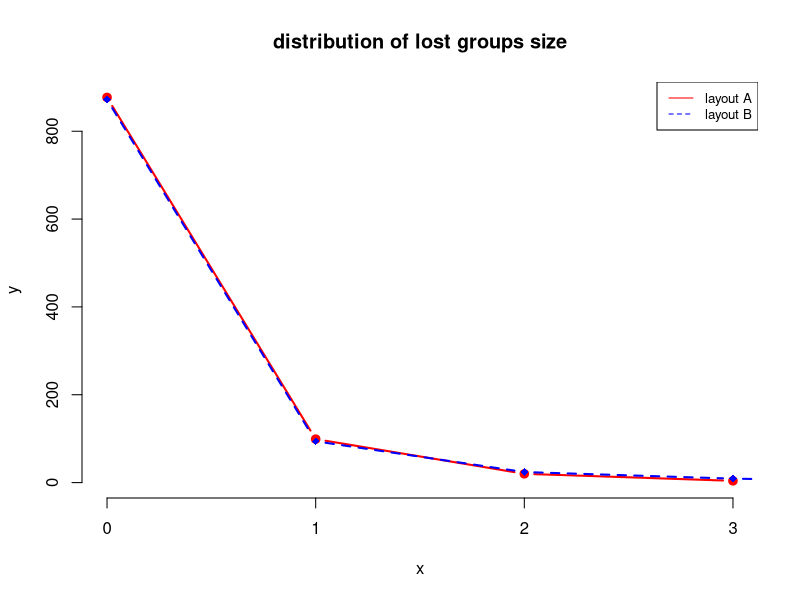

Source code (R):
##### Part 1: Build simulation model
library(dplyr)
time_sample<-function(){
  customer_arrive_time<-0
  i<-1
  while(sum(customer_arrive_time)<300){
    if (sum(customer_arrive_time)>=0 & sum(customer_arrive_time)<60){
        customer_arrive_time[i]<-round(rnorm(1,15,3))}
    if (sum(customer_arrive_time)>=60 & sum(customer_arrive_time)<120){
        customer_arrive_time[i]<-round(rnorm(1,10,3))}
    if (sum(customer_arrive_time)>=120 & sum(customer_arrive_time)<180){
        customer_arrive_time[i]<-round(rnorm(1,5,3))}
    if (sum(customer_arrive_time)>=180 & sum(customer_arrive_time)<240){
        customer_arrive_time[i]<-round(rnorm(1,10,3))}
    if (sum(customer_arrive_time)>=240 & sum(customer_arrive_time)<300){
        customer_arrive_time[i]<-round(rnorm(1,15,3))}
    if (customer_arrive_time[i]<=0){
        customer_arrive_time<-customer_arrive_time[-i]
        i<-i-1}
  i<-i+1}

  customer_arrive_time<-head(customer_arrive_time,-1)
  return(customer_arrive_time)}

time_converse<-function(sample){
  time<-0  
  for (t in 1:length(sample)){
    time[t]<- sum(sample[1:t])}
  return(time)}

search_log1<-function(table_size,start_time){
  for (t in start_time:(start_time+30)){
    if (table_size[t]>0){
      return(t)}
  } 
  return(0)
}



###layout A
layout_A<-function(){
table_2<-0
table_2[1:400]<-table_2
table_4<-21
table_4[1:400]<-table_4
table_6<-3
table_6[1:400]<-table_6

arrive_time<-time_sample()%>%time_converse()
size<-sample(x=c(2:6),size=length(arrive_time),prob=c(0.3,0.1,0.4,0.1,0.1),replace = TRUE)
service_time<-round(runif(length(arrive_time),50,70))



get_table_time<-0
wait_time<-0
for (i in 1:length(arrive_time)){

  if (size[i]<=4){
    t<-search_log1(table_4,arrive_time[i])
    if (t!=0){
      table_4[t:(t+service_time[i])]<-table_4[t:(t+service_time[i])]-1}
  }
  if (size[i]>4&size[i]<=6){
    t<-search_log1(table_6,arrive_time[i])
    if (t!=0){
      table_6[t:(t+service_time[i])]<-table_6[t:(t+service_time[i])]-1}
  }
  get_table_time[i]<-t
  wait_time[i]<-get_table_time[i]-arrive_time[i]
}
df_A_1<-cbind(table_2,table_4,table_6)
df_A<-cbind(size,arrive_time,get_table_time,wait_time)
return(df_A)
}

###layout B
layout_B<-function(){
table_2<-4
table_2[1:400]<-table_2
table_4<-17
table_4[1:400]<-table_4
table_6<-4
table_6[1:400]<-table_6

arrive_time<-time_sample()%>%time_converse()
size<-sample(x=c(2:6),size=length(arrive_time),prob=c(0.3,0.1,0.4,0.1,0.1),replace = TRUE)
service_time<-round(runif(length(arrive_time),50,70))



get_table_time<-0
wait_time<-0
for (i in 1:length(arrive_time)){
  if (size[i]<=2){
    t<-search_log1(table_2,arrive_time[i])
    if (t!=0){
      table_2[t:(t+service_time[i])]<-table_2[t:(t+service_time[i])]-1}
  }
  if (size[i]>2&size[i]<=4){
    t<-search_log1(table_4,arrive_time[i])
    if (t!=0){
      table_4[t:(t+service_time[i])]<-table_4[t:(t+service_time[i])]-1}
  }
  if (size[i]>4&size[i]<=6){
    t<-search_log1(table_6,arrive_time[i])
    if (t!=0){
      table_6[t:(t+service_time[i])]<-table_6[t:(t+service_time[i])]-1}
  }
  get_table_time[i]<-t
  wait_time[i]<-get_table_time[i]-arrive_time[i]
}
df_B_1<-cbind(table_2,table_4,table_6)
df_B<-cbind(size,arrive_time,get_table_time,wait_time)

return(df_B)
}


##### Part 2: Comparison
lost_A<-0
lost_B<-0
for (i in 1:1000){
  result_A<-data.frame(layout_A())
  lost_A[i]<-sum(result_A$get_table_time==0)

  result_B<-data.frame(layout_B())
  lost_B[i]<-sum(result_B$get_table_time==0)
}
sum(lost_A)
sum(lost_B)

plot(table(lost_A),type = "b", frame = FALSE, pch = 19, 
     col = "red", xlab = "x", ylab = "y",main='distribution of lost groups size')
lines(table(lost_B), pch = 18, col = "blue", type = "b", lty = 2)
legend("topright", legend=c("layout A", "layout B"),
       col=c("red", "blue"), lty = 1:2, cex=0.8)

##### Part 3: Profits of the two plans
profit_per_person<-21.5
profit_A<-0
profit_B<-0
for (i in 1:1000){
simple_A<-data.frame(layout_A())
simple_A_get_service<-filter(simple_A,get_table_time!=0)
profit_A[i]<- sum(simple_A_get_service$size) * profit_per_person


simple_B<-data.frame(layout_B())
simple_B_get_service<-filter(simple_B,get_table_time!=0)
profit_B[i]<- sum(simple_B_get_service$size) * profit_per_person
}
mean(profit_A)
mean(profit_B)

